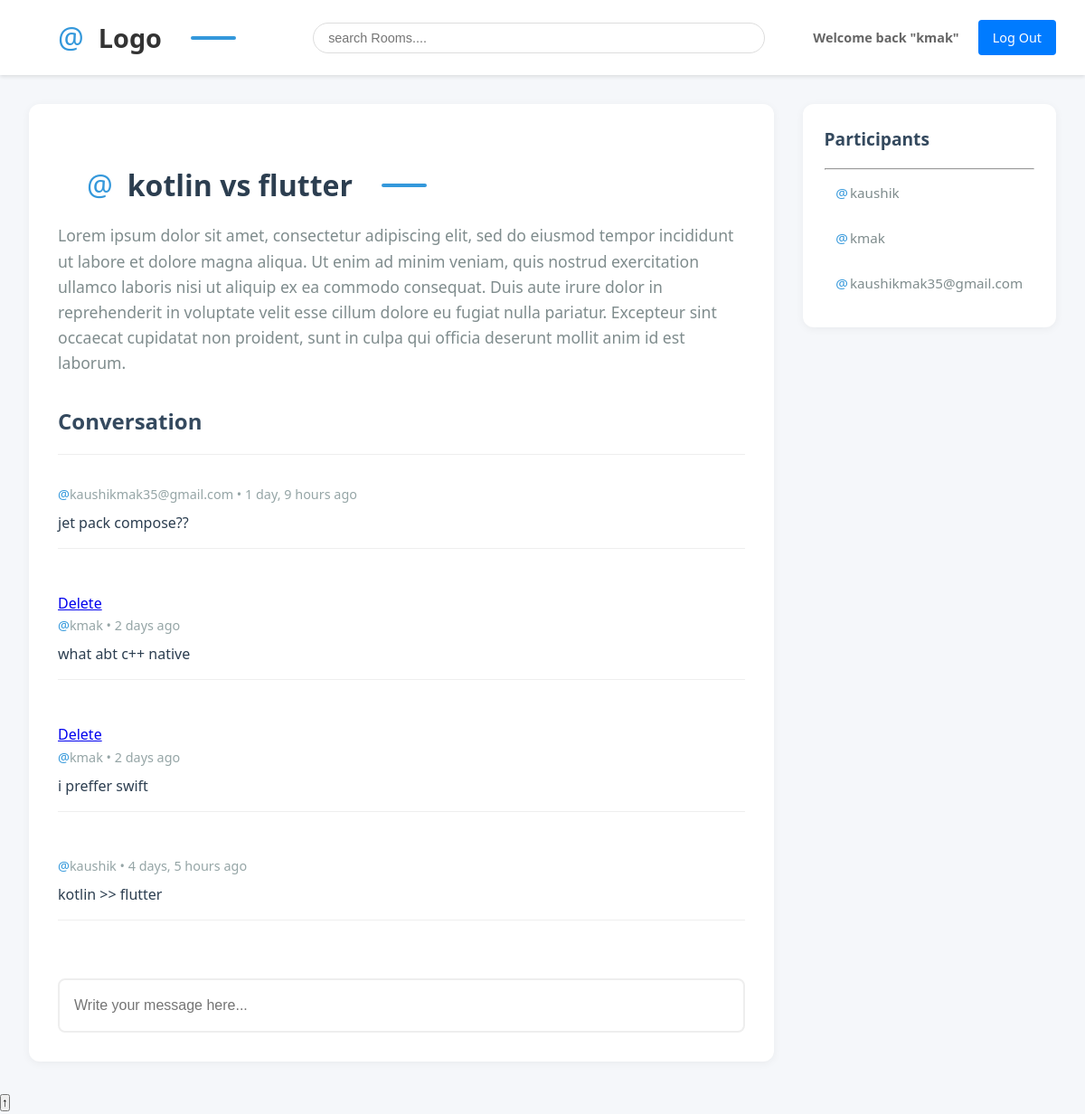
The app's page /room/5/ (signed in) with its own data.
### base/models.py (models this page shows, shortened)
class Room(models.Model):
    host = models.ForeignKey(User, on_delete=models.SET_NULL, null=True)
    topic = models.ForeignKey(Topic, on_delete=models.SET_NULL, null=True)
    name = models.CharField(max_length=200)
    description = models.TextField(null=True, blank=True)
    participants = models.ManyToManyField(User, related_name='participants', blank=True)
    updated = models.DateTimeField(auto_now=True)
    created = models.DateTimeField(auto_now_add=True)
    class Meta:
        ordering = ['-updated','-created']

class Message(models.Model):
    user = models.ForeignKey(User, on_delete=models.CASCADE)
    room = models.ForeignKey(Room, on_delete=models.CASCADE)
    body = models.TextField()
    updated = models.DateTimeField(auto_now=True)
    created = models.DateTimeField(auto_now_add=True)
    class Meta:
        ordering = ['-updated','-created']

### base/views.py (the view, shortened to what this page needs)
# urls.py: path('room/<str:pagekey>/', views.room, name="room"),
def room(request, pagekey):
    room = Room.objects.get(id=pagekey)
    room_messages = room.message_set.all().order_by('-created')
    participants = room.participants.all()
    context = {'room': room, 'room_messages': room_messages, 'participants': participants}
    return render(request, 'base/room.html', context)

### base/templates/base/room.html (shortened to what this page needs)
{% extends 'main.html' %} {% block content %}
<div class="room-container">
  <div class="main-content">
    <h1>{{room.name}}</h1>
    <p>{{ room.description }}</p>
    <div class="commnet-wrapper">
      <h3>Conversation</h3>
      <hr />
      {% for msg in room_messages %}
      <div class="comment-item">
        {% if request.user == msg.user %}
        <a href="{% url 'delete-message' msg.id %}" class="delete-btn"
          >Delete</a
        >
        {% endif %}
        <small>{{msg.user}} • {{msg.created|timesince}} ago</small>
        <p>{{msg.body}}</p>
        <hr />
      </div>
      {% endfor %}
    </div>
    {% if request.user.is_authenticated %}
    <div class="commnet-form">
      <form method="post" action="">
        <input
          type="text"
          name="body"
          placeholder="Write your message here..."
        />
      </form>
    </div>
    {% endif %}
  </div>
  <div class="participants-sidebar">
    <h3>Participants</h3>
    <hr />
    {% for user in participants %}
    <div class="participant">
      <p>{{user.username}}</p>
    </div>
    {% endfor %}
  </div>
</div>
{% endblock %}

### templates/nav.html
<div class="navbar-container">
    <a href="/">
        <h1>Logo</h1>
    </a>
    <form method="get" action="{% url 'home' %}">
        <input type="text" name="q" placeholder="search Rooms....">
    </form>
    {% if request.user.is_authenticated %}
        <h5>Welcome back "{{request.user.username}}"</h5>
        <a href="{% url 'logout' %}">Log Out</a>
    {% else %}
        <a href="{% url 'login' %}">Login</a>
    {% endif %}
</div>

### static/styles/main.css (style rules this page uses)
.navbar-container { display: flex; align-items: center; justify-content: space-between; padding: 1rem 2rem; background-color: #ffffff; box-shadow: 0 2px 4px rgba(0,0,0,0.1); }
.navbar-container h1 { margin: 0; font-size: 1.8rem; color: #333; }
.navbar-container a { text-decoration: none; color: inherit; }
.navbar-container form { flex: 1; max-width: 500px; margin: 0 2rem; }
.navbar-container input[type="text"] { width: 100%; padding: 0.5rem 1rem; border: 1px solid #ddd; border-radius: 20px; font-size: 0.9rem; outline: none; transition: border-color 0.3s ease; }
.navbar-container h5 { margin: 0; font-size: 0.9rem; color: #666; }
.navbar-container a[href*="login"], .navbar-container a[href*="logout"] { padding: 0.5rem 1rem; background-color: #007bff; color: white; border-radius: 4px; font-size: 0.9rem; transition: background-color 0.3s ease; }
* { margin: 0; padding: 0; box-sizing: border-box; }
body { font-family: 'Segoe UI', Tahoma, Geneva, Verdana, sans-serif; line-height: 1.6; background-color: #f5f7fa; color: #333; min-height: 100vh; }
.room-container { display: grid; grid-template-columns: 3fr 1fr; gap: 2rem; max-width: 1400px; margin: 0 auto; padding: 2rem; }
.room-container > div:first-child { background-color: white; border-radius: 12px; padding: 2rem; box-shadow: 0 2px 10px rgba(0,0,0,0.05); }
.room-container h1 { color: #2c3e50; font-size: 2rem; margin-bottom: 1rem; }
.room-container > div:first-child > p { color: #7f8c8d; font-size: 1.1rem; line-height: 1.6; margin-bottom: 2rem; }
.commnet-wrapper { margin-top: 2rem; }
.commnet-wrapper h3 { color: #34495e; font-size: 1.5rem; margin-bottom: 1rem; }
.commnet-wrapper hr { border: none; border-top: 1px solid #eee; margin: 1rem 0; }
.commnet-wrapper > div { padding: 1rem 0; position: relative; }
.commnet-wrapper small { display: block; color: #95a5a6; font-size: 0.9rem; margin-bottom: 0.5rem; }
.commnet-wrapper small::before { content: '@'; color: #3498db; }
.commnet-wrapper p { color: #2c3e50; font-size: 1rem; line-height: 1.5; }
.commnet-form { margin-top: 2rem; }
.commnet-form form { display: flex; gap: 1rem; }
.commnet-form input[type="text"] { flex: 1; padding: 1rem; border: 2px solid #eee; border-radius: 8px; font-size: 1rem; transition: all 0.2s ease; }
.room-container > div:last-child { background-color: white; border-radius: 12px; padding: 1.5rem; box-shadow: 0 2px 10px rgba(0,0,0,0.05); height: fit-content; }
.room-container > div:last-child h3 { color: #34495e; font-size: 1.2rem; margin-bottom: 1rem; }
.room-container > div:last-child > div { padding: 0.8rem; border-radius: 6px; transition: background-color 0.2s ease; }
.room-container > div:last-child p { color: #7f8c8d; font-size: 0.95rem; }
.room-container > div:last-child p::before { content: '@'; color: #3498db; margin-right: 2px; }
.commnet-wrapper > div { animation: fadeIn 0.3s ease-out forwards; }
.commnet-form input[type="text"] { min-height: 60px; resize: vertical; }
h1 { max-width: 1400px; margin: 2rem auto; padding: 0 2rem; font-size: 2.5rem; color: #2c3e50; position: relative; display: flex; align-items: center; gap: 1rem; }
h1::before { content: '@'; color: #3498db; font-weight: 300; font-size: 2rem; }
h1::after { content: ''; display: block; width: 50px; height: 4px; background-color: #3498db; border-radius: 2px; margin-left: 1rem; }

### records on screen
Room: name "kotlin vs flutter", description "Lorem ipsum dolor sit amet, consectetur adipiscing elit, sed do eiusmod tempor incididunt ut labore et dolore magna aliqua. Ut enim ad minim veniam, quis nostrud exercitation ullamco laboris nisi ut aliquip ex ea commodo consequat. Duis aute irure dolor in reprehenderit in voluptate velit esse cillum dolore eu fugiat nulla pariatur. Excepteur sint occaecat cupidatat non proident, sunt in culpa qui officia deserunt mollit anim id est laborum."
Message: user "kaushikmak35@gmail.com", created "1 day, 9 hours", body "jet pack compose??"
Message: shows "Delete", user "kmak", created "2 days", body "what abt c++ native"
Message: shows "Delete", user "kmak", created "2 days", body "i preffer swift"
Message: user "kaushik", created "4 days, 5 hours", body "kotlin >> flutter"

### other values on screen
{{ request.user.username }} "kmak"
{{ user.username }} "kaushik"
{{ user.username }} "kmak"
{{ user.username }} "kaushikmak35@gmail.com"
